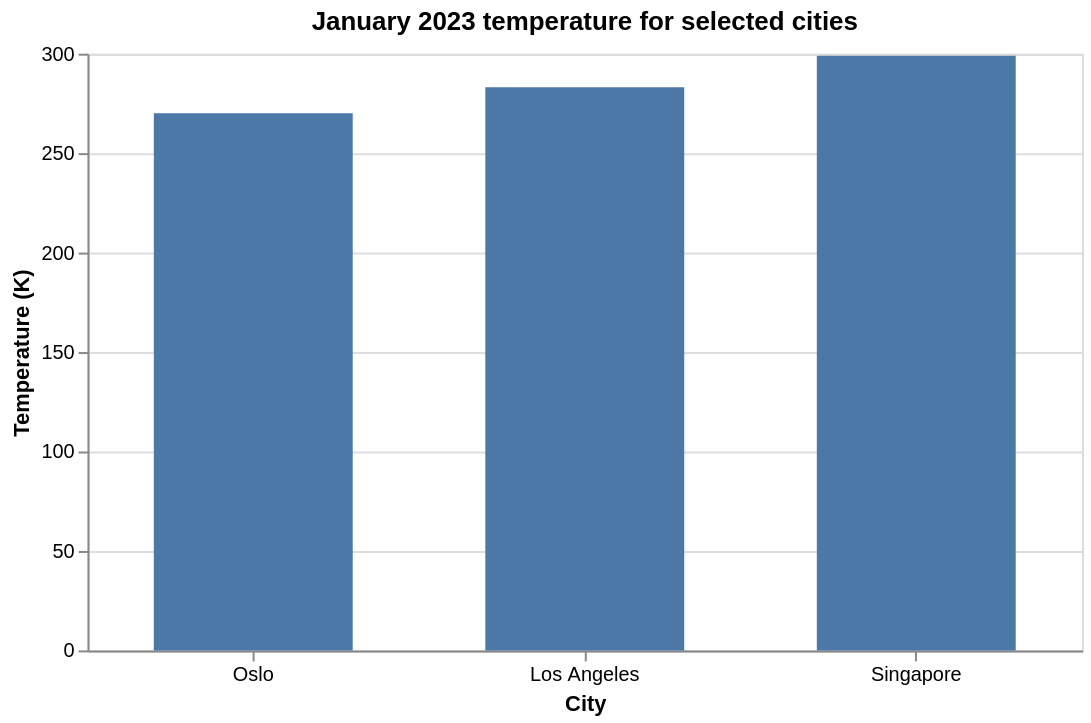

The notebook cell this image was saved under:
### Markdown cell above
**3.** Plot the temperature for the cities as a bar chart.

### Code cell
alt.Chart(city_climates_dataframe).mark_bar(size=100).encode(
    alt.X('city:N', sort='y', axis=alt.Axis(labelAngle=0), title='City'),
    alt.Y('temperature_2m:Q', title='Temperature (K)'),
    tooltip=[
        alt.Tooltip('city:N', title='City'),
        alt.Tooltip('temperature_2m:Q', title='Temperature (K)'),
    ],
).properties(title='January 2023 temperature for selected cities', width=500)

### Figure 1 — Vega-Lite specification as saved in the notebook (floating-point values rounded to 4 significant figures)
{"config": {"view": {"continuousWidth": 300, "continuousHeight": 300}}, "data": {"name": "data-4af1f2c89d40466fc3ccf4ee6e385bf9"}, "mark": {"type": "bar", "size": 100}, "encoding": {"tooltip": [{"field": "city", "title": "City", "type": "nominal"}, {"field": "temperature_2m", "title": "Temperature (K)", "type": "quantitative"}], "x": {"axis": {"labelAngle": 0}, "field": "city", "sort": "y", "title": "City", "type": "nominal"}, "y": {"field": "temperature_2m", "title": "Temperature (K)", "type": "quantitative"}}, "title": "January 2023 temperature for selected cities", "width": 500, "$schema": "https://vega.github.io/schema/vega-lite/v6.1.0.json", "datasets": {"data-4af1f2c89d40466fc3ccf4ee6e385bf9": [{"geo": {"type": "Point", "coordinates": [10.75, 59.91]}, "city": "Oslo", "dewpoint_temperature_2m": 268.5, "dewpoint_temperature_2m_max": 277.1, "dewpoint_temperature_2m_min": 256.0, "evaporation_from_bare_soil_max": 2.328e-10, "evaporation_from_bare_soil_min": -2.756e-05, "evaporation_from_bare_soil_sum": -0.0001091, "evaporation_from_open_water_surfaces_excluding_oceans_max": 6.047e-07, "evaporation_from_open_water_surfaces_excluding_oceans_min": -2.328e-10, "evaporation_from_open_water_surfaces_excluding_oceans_sum": 9.073e-06, "evaporation_from_the_top_of_canopy_max": 2.622e-07, "evaporation_from_the_top_of_canopy_min": -6.048e-07, "evaporation_from_the_top_of_canopy_sum": -5.585e-06, "evaporation_from_vegetation_transpiration_max": 4.242e-06, "evaporation_from_vegetation_transpiration_min": -4.298e-06, "evaporation_from_vegetation_transpiration_sum": -3.897e-05, "forecast_albedo": 0.5132, "forecast_albedo_max": 0.5765, "forecast_albedo_min": 0.4484, "lake_bottom_temperature": 276.9, "lake_bottom_temperature_max": 276.9, "lake_bottom_temperature_min": 276.9, "lake_ice_depth": 0.2713, "lake_ice_depth_max": 0.3346, "lake_ice_depth_min": 0.2084, "lake_ice_temperature": 269.6, "lake_ice_temperature_max": 273.2, "lake_ice_temperature_min": 260.5, "lake_mix_layer_depth": 13.29, "lake_mix_layer_depth_max": 13.29, "lake_mix_layer_depth_min": 13.29, "lake_mix_layer_temperature": 273.1, "lake_mix_layer_temperature_max": 273.1, "lake_mix_layer_temperature_min": 273.1, "lake_shape_factor": 0.6282, "lake_shape_factor_max": 0.6282, "lake_shape_factor_min": 0.6282, "lake_total_layer_temperature": 274.2, "lake_total_layer_temperature_max": 274.2, "lake_total_layer_temperature_min": 274.2, "leaf_area_index_high_vegetation": 3.52, "leaf_area_index_high_vegetation_max": 3.566, "leaf_area_index_high_vegetation_min": 3.494, "leaf_area_index_low_vegetation": 2.273, "leaf_area_index_low_vegetation_max": 2.294, "leaf_area_index_low_vegetation_min": 2.26, "potential_evaporation_max": 3.886e-05, "potential_evaporation_min": -0.0004219, "potential_evaporation_sum": -0.009353, "runoff_max": 0.0001239, "runoff_min": 5.472e-05, "runoff_sum": 0.07032, "skin_reservoir_content": 0.0004994, "skin_reservoir_content_max": 0.0005053, "skin_reservoir_content_min": 0.0004962, "skin_temperature": 268.0, "skin_temperature_max": 276.2, "skin_temperature_min": 251.6, "snow_albedo": 0.749, "snow_albedo_max": 0.8738, "snow_albedo_min": 0.6145, "snow_cover": 96.45, "snow_cover_max": 96.45, "snow_cover_min": 96.45, "snow_density": 193.3, "snow_density_max": 240.8, "snow_density_min": 152.8, "snow_depth": 0.3962, "snow_depth_max": 0.502, "snow_depth_min": 0.1934, "snow_depth_water_equivalent": 0.07779, "snow_depth_water_equivalent_max": 0.1002, "snow_depth_water_equivalent_min": 0.0337, "snow_evaporation_max": 4.326e-05, "snow_evaporation_min": -6.479e-05, "snow_evaporation_sum": 0.001028, "snowfall_max": 0.002251, "snowfall_min": -1.863e-09, "snowfall_sum": 0.1006, "snowmelt_max": 0.000779, "snowmelt_min": -1.863e-09, "snowmelt_sum": 0.04143, "soil_temperature_level_1": 271.9, "soil_temperature_level_1_max": 272.3, "soil_temperature_level_1_min": 271.1, "soil_temperature_level_2": 272.1, "soil_temperature_level_2_max": 272.4, "soil_temperature_level_2_min": 271.6, "soil_temperature_level_3": 273.1, "soil_temperature_level_3_max": 273.1, "soil_temperature_level_3_min": 273.1, "soil_temperature_level_4": 276.2, "soil_temperature_level_4_max": 277.6, "soil_temperature_level_4_min": 275.0, "sub_surface_runoff_max": 0.0001206, "sub_surface_runoff_min": 5.471e-05, "sub_surface_runoff_sum": 0.06912, "surface_latent_heat_flux_max": 133301, "surface_latent_heat_flux_min": -192948, "surface_latent_heat_flux_sum": 4447814, "surface_net_solar_radiation_max": 364520, "surface_net_solar_radiation_min": 0, "surface_net_solar_radiation_sum": 20274236, "surface_net_thermal_radiation_max": 66230.0, "surface_net_thermal_radiation_min": -349835, "surface_net_thermal_radiation_sum": -63516228, "surface_pressure": 99080.0, "surface_pressure_max": 102400.0, "surface_pressure_min": 95800.0, "surface_runoff_max": 3.273e-05, "surface_runoff_min": -7.451e-09, "surface_runoff_sum": 0.001201, "surface_sensible_heat_flux_max": 380400.0, "surface_sensible_heat_flux_min": -45000, "surface_sensible_heat_flux_sum": 42386164, "surface_solar_radiation_downwards_max": 664500, "surface_solar_radiation_downwards_min": -4, "surface_solar_radiation_downwards_sum": 40664338, "surface_thermal_radiation_downwards_max": 1195000.0, "surface_thermal_radiation_downwards_min": 673868, "surface_thermal_radiation_downwards_sum": 720501492, "temperature_2m": 270.1, "temperature_2m_max": 277.3, "temperature_2m_min": 258.2, "temperature_of_snow_layer": 268.0, "temperature_of_snow_layer_max": 273.2, "temperature_of_snow_layer_min": 253.0, "total_evaporation_max": 4.709e-05, "total_evaporation_min": -6.808e-05, "total_evaporation_sum": 0.001647, "total_precipitation_max": 0.002362, "total_precipitation_min": -1.49e-08, "total_precipitation_sum": 0.1445, "u_component_of_wind_10m": -0.108, "u_component_of_wind_10m_max": 3.438, "u_component_of_wind_10m_min": -4.102, "v_component_of_wind_10m": -0.03605, "v_component_of_wind_10m_max": 4.086, "v_component_of_wind_10m_min": -3.439, "volumetric_soil_water_layer_1": 0.2789, "volumetric_soil_water_layer_1_max": 0.3748, "volumetric_soil_water_layer_1_min": 0.2409, "volumetric_soil_water_layer_2": 0.2775, "volumetric_soil_water_layer_2_max": 0.3397, "volumetric_soil_water_layer_2_min": 0.2421, "volumetric_soil_water_layer_3": 0.2884, "volumetric_soil_water_layer_3_max": 0.3127, "volumetric_soil_water_layer_3_min": 0.2635, "volumetric_soil_water_layer_4": 0.2833, "volumetric_soil_water_layer_4_max": 0.2917, "volumetric_soil_water_layer_4_min": 0.2698}, {"geo": {"type": "Point", "coordinates": [-118.2, 34.05]}, "city": "Los Angeles", "dewpoint_temperature_2m": 279.0, "dewpoint_temperature_2m_max": 286.4, "dewpoint_temperature_2m_min": 265.2, "evaporation_from_bare_soil_max": 2.328e-10, "evaporation_from_bare_soil_min": -0.0001909, "evaporation_from_bare_soil_sum": -0.01658, "evaporation_from_open_water_surfaces_excluding_oceans_max": 1.588e-05, "evaporation_from_open_water_surfaces_excluding_oceans_min": -0.0002093, "evaporation_from_open_water_surfaces_excluding_oceans_sum": -0.01759, "evaporation_from_the_top_of_canopy_max": 6.636e-06, "evaporation_from_the_top_of_canopy_min": -0.0002162, "evaporation_from_the_top_of_canopy_sum": -0.009452, "evaporation_from_vegetation_transpiration_max": 6.054e-08, "evaporation_from_vegetation_transpiration_min": -1.905e-07, "evaporation_from_vegetation_transpiration_sum": -2.904e-05, "forecast_albedo": 0.1313, "forecast_albedo_max": 0.1345, "forecast_albedo_min": 0.1289, "lake_bottom_temperature": 282.9, "lake_bottom_temperature_max": 283.1, "lake_bottom_temperature_min": 282.6, "lake_ice_depth": -1.192e-18, "lake_ice_depth_max": 0.0, "lake_ice_depth_min": -6.939e-18, "lake_ice_temperature": 273.1, "lake_ice_temperature_max": 273.2, "lake_ice_temperature_min": 273.1, "lake_mix_layer_depth": 13.19, "lake_mix_layer_depth_max": 16.59, "lake_mix_layer_depth_min": 5.197, "lake_mix_layer_temperature": 283.4, "lake_mix_layer_temperature_max": 284.1, "lake_mix_layer_temperature_min": 282.6, "lake_shape_factor": 0.7025, "lake_shape_factor_max": 0.783, "lake_shape_factor_min": 0.6468, "lake_total_layer_temperature": 283.3, "lake_total_layer_temperature_max": 283.7, "lake_total_layer_temperature_min": 282.6, "leaf_area_index_high_vegetation": 4.763, "leaf_area_index_high_vegetation_max": 4.778, "leaf_area_index_high_vegetation_min": 4.752, "leaf_area_index_low_vegetation": 0.9817, "leaf_area_index_low_vegetation_max": 1.008, "leaf_area_index_low_vegetation_min": 0.9619, "potential_evaporation_max": 1.826e-05, "potential_evaporation_min": -0.001371, "potential_evaporation_sum": -0.1068, "runoff_max": 0.004037, "runoff_min": 7.451e-08, "runoff_sum": 0.05373, "skin_reservoir_content": 9.621e-05, "skin_reservoir_content_max": 0.000348, "skin_reservoir_content_min": -1.11e-19, "skin_temperature": 282.7, "skin_temperature_max": 295.8, "skin_temperature_min": 271.2, "snow_albedo": 0.8799, "snow_albedo_max": 0.88, "snow_albedo_min": 0.8779, "snow_cover": 0.0, "snow_cover_max": 0.0, "snow_cover_min": 0.0, "snow_density": 100.0, "snow_density_max": 100.9, "snow_density_min": 100.0, "snow_depth": -7.345e-24, "snow_depth_max": -7.345e-24, "snow_depth_min": -7.345e-24, "snow_depth_water_equivalent": -7.345e-25, "snow_depth_water_equivalent_max": -7.345e-25, "snow_depth_water_equivalent_min": -7.345e-25, "snow_evaporation_max": 2.328e-10, "snow_evaporation_min": -4.657e-10, "snow_evaporation_sum": 1.397e-09, "snowfall_max": 0.0, "snowfall_min": 0.0, "snowfall_sum": 0.0, "snowmelt_max": 3.725e-09, "snowmelt_min": -1.863e-09, "snowmelt_sum": 5.588e-09, "soil_temperature_level_1": 283.6, "soil_temperature_level_1_max": 290.4, "soil_temperature_level_1_min": 276.0, "soil_temperature_level_2": 284.3, "soil_temperature_level_2_max": 286.8, "soil_temperature_level_2_min": 280.8, "soil_temperature_level_3": 286.4, "soil_temperature_level_3_max": 287.9, "soil_temperature_level_3_min": 285.1, "soil_temperature_level_4": 291.6, "soil_temperature_level_4_max": 293.1, "soil_temperature_level_4_min": 290.1, "sub_surface_runoff_max": 0.001806, "sub_surface_runoff_min": 8.196e-08, "sub_surface_runoff_sum": 0.01572, "surface_latent_heat_flux_max": 45598, "surface_latent_heat_flux_min": -997858, "surface_latent_heat_flux_sum": -109171714, "surface_net_solar_radiation_max": 2153758, "surface_net_solar_radiation_min": -2, "surface_net_solar_radiation_sum": 264381196, "surface_net_thermal_radiation_max": 1747.0, "surface_net_thermal_radiation_min": -563037, "surface_net_thermal_radiation_sum": -171308622, "surface_pressure": 99590.0, "surface_pressure_max": 100600.0, "surface_pressure_min": 98240.0, "surface_runoff_max": 0.004037, "surface_runoff_min": -7.451e-09, "surface_runoff_sum": 0.03801, "surface_sensible_heat_flux_max": 169200.0, "surface_sensible_heat_flux_min": -539220, "surface_sensible_heat_flux_sum": -3597008, "surface_solar_radiation_downwards_max": 2488556, "surface_solar_radiation_downwards_min": -4, "surface_solar_radiation_downwards_sum": 304494394, "surface_thermal_radiation_downwards_max": 1356000.0, "surface_thermal_radiation_downwards_min": 819685, "surface_thermal_radiation_downwards_sum": 795289242, "temperature_2m": 283.2, "temperature_2m_max": 293.1, "temperature_2m_min": 275.2, "temperature_of_snow_layer": 273.1, "temperature_of_snow_layer_max": 273.2, "temperature_of_snow_layer_min": 270.8, "total_evaporation_max": 1.823e-05, "total_evaporation_min": -0.000399, "total_evaporation_sum": -0.04365, "total_precipitation_max": 0.007485, "total_precipitation_min": -1.966e-08, "total_precipitation_sum": 0.2794, "u_component_of_wind_10m": -0.5163, "u_component_of_wind_10m_max": 3.846, "u_component_of_wind_10m_min": -4.187, "v_component_of_wind_10m": -0.4592, "v_component_of_wind_10m_max": 5.099, "v_component_of_wind_10m_min": -3.253, "volumetric_soil_water_layer_1": 0.3712, "volumetric_soil_water_layer_1_max": 0.439, "volumetric_soil_water_layer_1_min": 0.2934, "volumetric_soil_water_layer_2": 0.3781, "volumetric_soil_water_layer_2_max": 0.439, "volumetric_soil_water_layer_2_min": 0.2679, "volumetric_soil_water_layer_3": 0.3386, "volumetric_soil_water_layer_3_max": 0.4107, "volumetric_soil_water_layer_3_min": 0.1961, "volumetric_soil_water_layer_4": 0.2178, "volumetric_soil_water_layer_4_max": 0.2337, "volumetric_soil_water_layer_4_min": 0.2086}, {"geo": {"type": "Point", "coordinates": [103.8, 1.33]}, "city": "Singapore", "dewpoint_temperature_2m": 296.3, "dewpoint_temperature_2m_max": 298.3, "dewpoint_temperature_2m_min": 294.2, "evaporation_from_bare_soil_max": 0.0, "evaporation_from_bare_soil_min": -0.0003645, "evaporation_from_bare_soil_sum": -0.0367, "evaporation_from_open_water_surfaces_excluding_oceans_max": 1.164e-10, "evaporation_from_open_water_surfaces_excluding_oceans_min": -0.0001259, "evaporation_from_open_water_surfaces_excluding_oceans_sum": -0.01522, "evaporation_from_the_top_of_canopy_max": 3.313e-06, "evaporation_from_the_top_of_canopy_min": -0.0002543, "evaporation_from_the_top_of_canopy_sum": -0.0317, "evaporation_from_vegetation_transpiration_max": -1.735e-05, "evaporation_from_vegetation_transpiration_min": -0.0001768, "evaporation_from_vegetation_transpiration_sum": -0.05156, "forecast_albedo": 0.09954, "forecast_albedo_max": 0.1024, "forecast_albedo_min": 0.09514, "lake_bottom_temperature": 299.1, "lake_bottom_temperature_max": 302.0, "lake_bottom_temperature_min": 296.6, "lake_ice_depth": -1.192e-18, "lake_ice_depth_max": 0.0, "lake_ice_depth_min": -6.939e-18, "lake_ice_temperature": 273.1, "lake_ice_temperature_max": 273.2, "lake_ice_temperature_min": 273.1, "lake_mix_layer_depth": 1.983, "lake_mix_layer_depth_max": 2.0, "lake_mix_layer_depth_min": 1.202, "lake_mix_layer_temperature": 299.2, "lake_mix_layer_temperature_max": 302.1, "lake_mix_layer_temperature_min": 296.6, "lake_shape_factor": 0.65, "lake_shape_factor_max": 0.6543, "lake_shape_factor_min": 0.6484, "lake_total_layer_temperature": 299.2, "lake_total_layer_temperature_max": 302.1, "lake_total_layer_temperature_min": 296.6, "leaf_area_index_high_vegetation": 2.207, "leaf_area_index_high_vegetation_max": 2.207, "leaf_area_index_high_vegetation_min": 2.207, "leaf_area_index_low_vegetation": 2.503, "leaf_area_index_low_vegetation_max": 2.511, "leaf_area_index_low_vegetation_min": 2.477, "potential_evaporation_max": -3.032e-05, "potential_evaporation_min": -0.0008399, "potential_evaporation_sum": -0.1633, "runoff_max": 0.004103, "runoff_min": 4.962e-05, "runoff_sum": 0.1022, "skin_reservoir_content": 0.0001953, "skin_reservoir_content_max": 0.0004497, "skin_reservoir_content_min": -5.551e-20, "skin_temperature": 299.2, "skin_temperature_max": 305.3, "skin_temperature_min": 296.0, "snow_albedo": 0.88, "snow_albedo_max": 0.88, "snow_albedo_min": 0.88, "snow_cover": 0.0, "snow_cover_max": 0.0, "snow_cover_min": 0.0, "snow_density": 100.0, "snow_density_max": 100.0, "snow_density_min": 100.0, "snow_depth": -7.345e-24, "snow_depth_max": -7.345e-24, "snow_depth_min": -7.345e-24, "snow_depth_water_equivalent": -7.345e-25, "snow_depth_water_equivalent_max": -7.345e-25, "snow_depth_water_equivalent_min": -7.345e-25, "snow_evaporation_max": 2.328e-10, "snow_evaporation_min": -4.657e-10, "snow_evaporation_sum": 1.397e-09, "snowfall_max": 0.0, "snowfall_min": 0.0, "snowfall_sum": 0.0, "snowmelt_max": 0.0, "snowmelt_min": 0.0, "snowmelt_sum": 0.0, "soil_temperature_level_1": 299.9, "soil_temperature_level_1_max": 305.2, "soil_temperature_level_1_min": 296.9, "soil_temperature_level_2": 300.1, "soil_temperature_level_2_max": 301.8, "soil_temperature_level_2_min": 298.0, "soil_temperature_level_3": 300.4, "soil_temperature_level_3_max": 300.8, "soil_temperature_level_3_min": 299.4, "soil_temperature_level_4": 300.7, "soil_temperature_level_4_max": 300.7, "soil_temperature_level_4_min": 300.6, "sub_surface_runoff_max": 0.003974, "sub_surface_runoff_min": 4.844e-05, "sub_surface_runoff_sum": 0.08586, "surface_latent_heat_flux_max": -75442, "surface_latent_heat_flux_min": -1623750, "surface_latent_heat_flux_sum": -338059676, "surface_net_solar_radiation_max": 2795282, "surface_net_solar_radiation_min": 0, "surface_net_solar_radiation_sum": 424085512, "surface_net_thermal_radiation_max": -23690.0, "surface_net_thermal_radiation_min": -263595, "surface_net_thermal_radiation_sum": -88998122, "surface_pressure": 100900.0, "surface_pressure_max": 101300.0, "surface_pressure_min": 100400.0, "surface_runoff_max": 0.002409, "surface_runoff_min": -7.451e-09, "surface_runoff_sum": 0.01638, "surface_sensible_heat_flux_max": 280000.0, "surface_sensible_heat_flux_min": -424939, "surface_sensible_heat_flux_sum": -3513128, "surface_solar_radiation_downwards_max": 3091420, "surface_solar_radiation_downwards_min": -2, "surface_solar_radiation_downwards_sum": 470755808, "surface_thermal_radiation_downwards_max": 1589000.0, "surface_thermal_radiation_downwards_min": 1446055, "surface_thermal_radiation_downwards_sum": 1126030224, "temperature_2m": 299.0, "temperature_2m_max": 302.5, "temperature_2m_min": 297.0, "temperature_of_snow_layer": 273.2, "temperature_of_snow_layer_max": 273.2, "temperature_of_snow_layer_min": 273.2, "total_evaporation_max": -3.017e-05, "total_evaporation_min": -0.0006493, "total_evaporation_sum": -0.1352, "total_precipitation_max": 0.004841, "total_precipitation_min": -2.98e-08, "total_precipitation_sum": 0.2607, "u_component_of_wind_10m": 0.1809, "u_component_of_wind_10m_max": 5.259, "u_component_of_wind_10m_min": -4.327, "v_component_of_wind_10m": -3.894, "v_component_of_wind_10m_max": 2.86, "v_component_of_wind_10m_min": -9.007, "volumetric_soil_water_layer_1": 0.4479, "volumetric_soil_water_layer_1_max": 0.52, "volumetric_soil_water_layer_1_min": 0.3934, "volumetric_soil_water_layer_2": 0.4361, "volumetric_soil_water_layer_2_max": 0.52, "volumetric_soil_water_layer_2_min": 0.4054, "volumetric_soil_water_layer_3": 0.4363, "volumetric_soil_water_layer_3_max": 0.5198, "volumetric_soil_water_layer_3_min": 0.401, "volumetric_soil_water_layer_4": 0.4965, "volumetric_soil_water_layer_4_max": 0.5103, "volumetric_soil_water_layer_4_min": 0.4899}]}}
